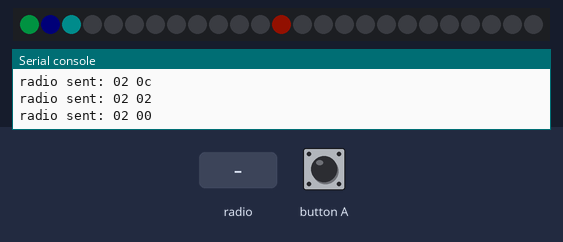
Recording of a program running on a simulated BBC micro:bit running MicroPython. On the bench: 25 RGB LEDs in strip order, left to right, the last lines printed to the serial console. Inputs (shaded band) come from the test bench. Dim RGB values are drawn brighter than linear; random numbers come from a fixed seed; no radio messages arrive unless stated (any console line starting 'radio sent:' is added by the test bench).

Above: at 1.4 s.
1.5 s: button A pressed for 0.15 s
At 2.09 s:
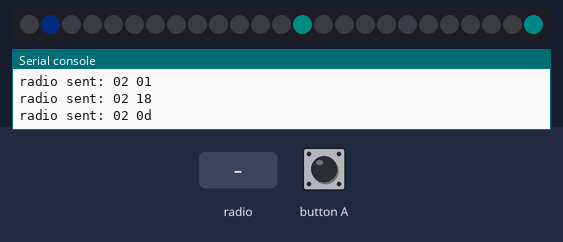
2.2 s: radio message "0" arrives
At 2.53 s:
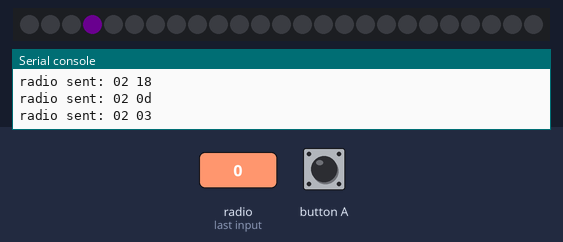
4.2 s: button A pressed for 3.2 s
At 5.6 s:
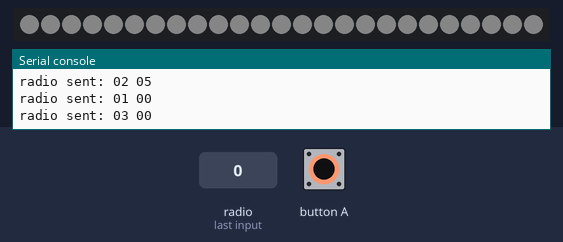
8.0 s: radio message "1" arrives
At 8.84 s:
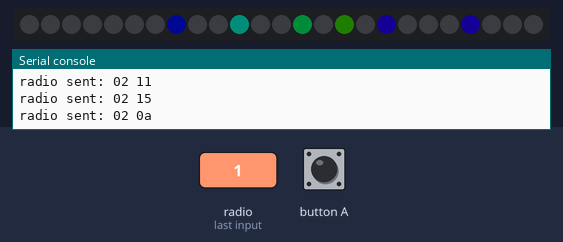
11.0 s: button A pressed for 0.15 s
At 11.62 s:
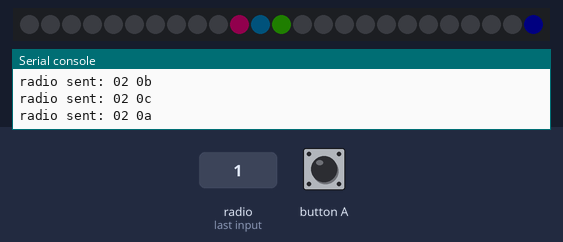
11.7 s: button A pressed for 1 s
At 13.36 s:
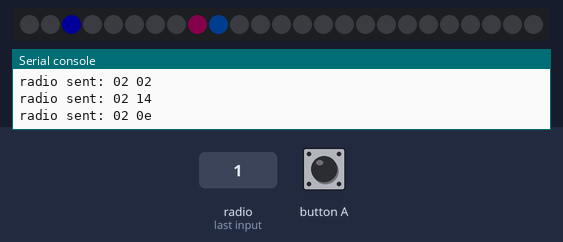

The program:

fireflies_sync_neopixels_random.py
```python
#
# Fireflies
from microbit import button_a, sleep, running_time, pin0
import random
import radio
import neopixel

_FF_CNT = 25

BLINK_INTERVAL = 5000
BLINK_ON_TIME = 200
BLINK_FADE_STEP = 50

MAX_BRIGHT = 9
_MAX_COLOR = 120

TIMER_NUDGE = 0.02
RESTART_COUNT = 60
RADIO_NOTIFY_COUNT = 5

BLINK_ON_MAX = (BLINK_ON_TIME + MAX_BRIGHT * BLINK_FADE_STEP)

# Radio "protocol"
RP_HELLO   = 0
RP_RANDOM  = 1
RP_BLINK   = 2
RP_ALLON   = 3

FF_TS         = 0
_TMR  = 1
_LED  = 2

gFF = [[0, 0, 0] for f in range(_FF_CNT)]
gData = bytearray(_FF_CNT*2)
gImage = neopixel.NeoPixel(pin0, _FF_CNT)
gCycleCount = 0
gClr = 0

def ffRandomize():
    global gImage, gFF, gData, gCycleCount
    gCycleCount = 0
    for k in range(_FF_CNT):
        gFF[k][_TMR]  = random.randint(0, BLINK_INTERVAL)
        gFF[k][_LED]  = BLINK_ON_MAX
        gData[k] = 0
        gData[_FF_CNT + k] = random.randint(0, _MAX_COLOR)
        gImage[k] = (0, 0, 0)

def ffFlashed(f):
    global gFF, gClr, gData
    for k in [(f - 5) % _FF_CNT, (f - 1) % _FF_CNT, (f + 5) % _FF_CNT, (f + 1) % _FF_CNT]:
        if gFF[k][_TMR] > 0 and gFF[k][_TMR] < BLINK_INTERVAL:
            gFF[k][_TMR] -= int((BLINK_INTERVAL - gFF[k][_TMR]) * TIMER_NUDGE)
            if gFF[k][_TMR] < 0:
                gFF[k][_TMR] = 0
        if gClr != -1 and gClr != gData[_FF_CNT + k]:
            gData[_FF_CNT + k] += int(0.1 * (gClr - gData[_FF_CNT + k]))

def ffShowFF():
    for f in range(_FF_CNT):
        gImage[f] = (gData[f] * 3, gData[f] * 3, 0)
    gImage.show()

def ffShowMsg(m):
    if m == RP_HELLO:
        clr = (0, 0, 12)
    elif m == RP_RANDOM:
        clr = (8, 0, 0)
    elif m == RP_ALLON:
        clr = (8, 8, 8)
    else:
        clr = (0, 0, 0)

    for f in range(_FF_CNT):
        gImage[f] = clr
    gImage.show()

def ffSend(cmd, param = 0):
    radio.send_bytes(bytearray([cmd, param]))

for f in range(_FF_CNT):
    gFF[f][FF_TS] = running_time()
ffRandomize()

f = 0
pushUpdate = False
counter = 0
notifyCount = 0

radio.on()
radio.config(address = 0x46466c79)  # FFly
radio.config(length = 3)
radio.config(queue = 8)

ffSend(RP_HELLO)
ffShowMsg(RP_HELLO)
sleep(250)
ffShowFF()

while True:
    counter = (counter + 1) % _FF_CNT
    if counter == 0:
        notifyCount = 0

    if gCycleCount >= RESTART_COUNT:
        ffRandomize()
        ffSend(RP_RANDOM)
        ffShowMsg(RP_RANDOM)
        sleep(250)
        ffShowFF()

    f = (f + 1) % _FF_CNT

    update = False

    elapsedTime = running_time() - gFF[f][FF_TS]
    if elapsedTime < 0:
        elapsedTime = 0
    gFF[f][FF_TS] = running_time()

    gFF[f][_TMR] -= elapsedTime

    if gFF[f][_TMR] <= 0:
        while gFF[f][_TMR] <= 0:
            gFF[f][_TMR] += BLINK_INTERVAL

        if gData[f] == 0:
            gFF[f][_LED] = 0
            gData[f] = MAX_BRIGHT
            update = True

        gClr = gData[_FF_CNT + f]
        ffFlashed(f)

        if notifyCount < RADIO_NOTIFY_COUNT:
            ffSend(RP_BLINK, f)
            notifyCount += 1

        if f == 0:
            gCycleCount += 1

    if gFF[f][_LED] < BLINK_ON_MAX:
        gFF[f][_LED] += elapsedTime
        tmr = gFF[f][_LED]
        if tmr <= 0 or tmr >= BLINK_ON_MAX:
            br = 0
        elif tmr < BLINK_ON_TIME:
            br = MAX_BRIGHT
        else:
            br = MAX_BRIGHT - int((tmr - BLINK_ON_TIME) / BLINK_FADE_STEP)
        if br < 0:
            br = 0
        elif br > MAX_BRIGHT:
            br = MAX_BRIGHT
        if gData[f] != br:
            gData[f] = br
            update = True

    if update:
        br = gData[f]
        c  = gData[_FF_CNT + f]
        if c < 40:
            r = 40 - c
            g = 0
            b = c
        elif c < 80:
            r = 0
            g = c - 40
            b = 80 - c
        else:
            r = c - 80
            g = 120 - c
            b = 0
        gImage[f] = (int(br*3*r/40), int(br*3*g/40), int(br*3*b/40))
        pushUpdate = True

    if pushUpdate and counter == 0:
        gImage.show()
        pushUpdate = False

    if button_a.was_pressed():
        ffRandomize()
        ffSend(RP_RANDOM)
        i = 10
        while (i > 0) and button_a.is_pressed():
            i -= 1
            sleep(100)
        if button_a.is_pressed():
            ffSend(RP_ALLON)
            ffShowMsg(RP_ALLON)
            sleep(1000)
            ffShowFF()

    msg = radio.receive_bytes()
    if msg != None and len(msg) >= 2:
        cmd = msg[0]
        if (cmd == RP_RANDOM):
            ffRandomize()
            ffShowMsg(RP_RANDOM)
            sleep(1000)
            ffShowFF()
        elif (cmd == RP_ALLON):
            ffShowMsg(RP_ALLON)
            sleep(1000)
            ffShowFF()
        elif (cmd == RP_BLINK):
            param = msg[1]
            gClr = -1
            if len(msg) >= 3:
                gClr = msg[2]
            ffFlashed(param)
        elif (cmd == RP_HELLO):
            ffShowMsg(RP_HELLO)
            sleep(250)
            ffShowFF()
```

Measured:
- what the display in image 3 shows lasts 1.0 s, from 5.2 s to 6.2 s
